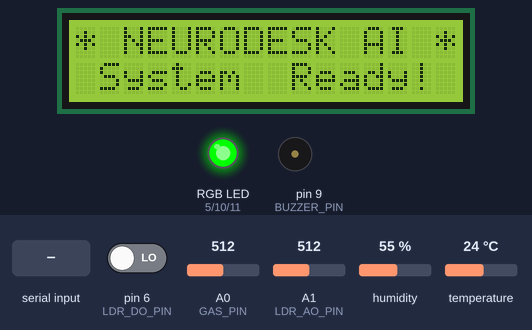
The sketch below on a simulated Arduino Uno, built with avr-gcc and run on an emulated ATmega328P. Shown: 16×2 character LCD, an RGB LED mixed from three pins (HIGH = lit), buzzer (waves = sounding). The test bench sets the inputs (shaded band); at power-on: humidity 55 %, pin 6 (LDR_DO_PIN) LOW, A0 (GAS_PIN) = 512, A1 (LDR_AO_PIN) = 512, temperature 24 °C. Random numbers use the default seed unless the sketch sets one; what the sketch prints to the serial monitor is not drawn.

Above: at 5.0 s.
7.3 s: "D" received over Serial
At 8.49 s:
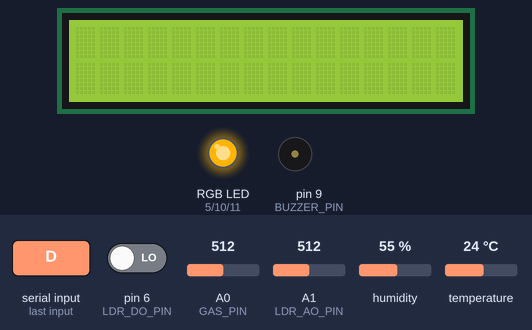
9.2 s: "P" received over Serial
At 11.68 s:
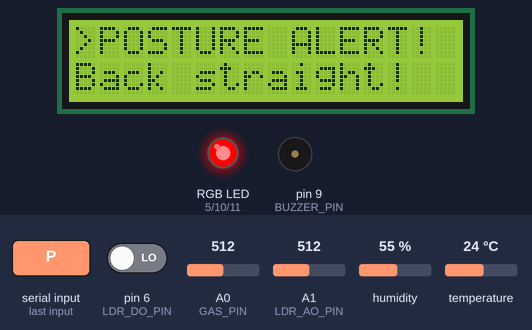
12.0 s: "D" received over Serial
At 14.6 s:
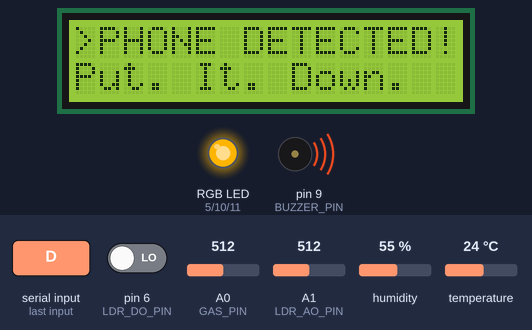
14.7 s: "P" received over Serial
At 16.52 s:
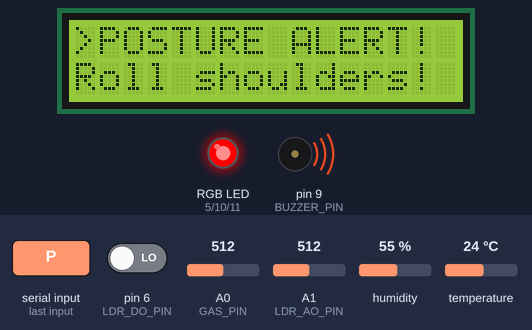
18.2 s: "D" received over Serial
At 19.9 s:
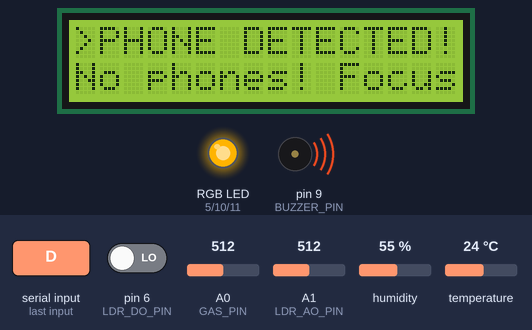
20.0 s: humidity set to 69 %
21.5 s: humidity set to 72 %
Timing chart, 0 to 57.6 s (numbered marks = the images above; inputs shaded):
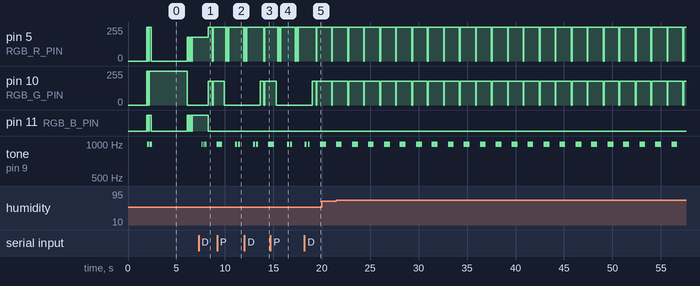

Measured:
- after the input at 7.3 s, pin 10 (RGB_G_PIN): 0/255 → 180/255 after 1.0 s, → 0/255 0.40 s later, → 180/255 0.08 s later
- after the input at 12.0 s, pin 10 (RGB_G_PIN): 0/255 → 180/255 after 1.6 s, → 0/255 0.40 s later, → 180/255 0.08 s later
- after the input at 18.2 s, pin 10 (RGB_G_PIN): 0/255 → 180/255 after 0.81 s, → 0/255 0.40 s later, → 180/255 0.08 s later
- by itself, pin 5 (RGB_R_PIN): alternates 255/255 for 1.5 s and 0/255 for 0.08 s
- by itself, tone on pin 9 (BUZZER_PIN): alternates 990 Hz for 0.60 s and silent for 1.1 s
- what the display in image 0 shows lasts 1.2 s, from 4.9 s to 6.1 s
- what the display in image 1 shows lasts 0.5 s, from 8.3 s to 8.8 s

The sketch:

aismartdesk.ino
```cpp
#include <DHT.h>
#include <Wire.h>
#include <LiquidCrystal_I2C.h>

// ── Pin Definitions ──
#define DHTPIN          3
#define DHTTYPE         DHT22
#define RGB_R_PIN       5      // Red   leg → Pin 5  (via 220Ω resistor)
#define RGB_G_PIN       10     // Green leg → Pin 10 (via 220Ω resistor)
#define RGB_B_PIN       11     // Blue  leg → Pin 11 (via 220Ω resistor)
// Common (GND) leg → GND
#define BUZZER_PIN      9      // Active buzzer module IN pin
#define GAS_PIN         A0     // MQ135 analog out
#define LDR_DO_PIN      6      // LDR digital out (HIGH = dark)
#define LDR_AO_PIN      A1     // LDR analog out  (0=bright, 1023=dark)

// ── Thresholds ──
#define GAS_THRESHOLD      400
#define TEMP_MAX           35.0
#define HUMIDITY_MAX       70.0
#define LIGHT_DARK_VALUE   600   // AO value above this = room is too dark
#define LIGHT_BRIGHT_VALUE 100   // AO value below this = good bright light

// ── Intervals ──
#define SENSOR_READ_INTERVAL  2000
#define LCD_UPDATE_INTERVAL   3000

// ── Objects ──
DHT dht(DHTPIN, DHTTYPE);
// Change 0x27 to 0x3F if your LCD stays blank after uploading
LiquidCrystal_I2C lcd(0x27, 16, 2);

// ── Global Variables ──
char          pythonSignal     = 'G';
bool          environmentAlert = false;
bool          lightAlert       = false;
float         lastTemp         = 0;
float         lastHumidity     = 0;
int           lastGasValue     = 0;
int           lastLightAO      = 0;    // 0 = very bright, 1023 = very dark
bool          lastLightDark    = false; // true = room is dark (from DO pin)
unsigned long lastSensorTime   = 0;
unsigned long lastLCDTime      = 0;
int           lcdScreen        = 0;    // cycles 0,1,2 for 3 different screens


// ============================================================
//  ACTIVE BUZZER HELPER FUNCTIONS
//  Low level trigger: LOW = ON, HIGH = OFF
//  loudBeep() rapidly toggles pin for maximum volume
// ============================================================

void buzzerOn()  { digitalWrite(BUZZER_PIN, LOW);  }
void buzzerOff() { digitalWrite(BUZZER_PIN, HIGH); }


// ── RGB LED Control ──
// Common Cathode: analogWrite(pin, 0-255), 255 = full brightness
void setRGB(int r, int g, int b) {
  analogWrite(RGB_R_PIN, r);
  analogWrite(RGB_G_PIN, g);
  analogWrite(RGB_B_PIN, b);
}

// Preset colours for each alert type
void rgbOff()         { setRGB(0,   0,   0);   }  // Off
void rgbGreen()       { setRGB(0,   255, 0);   }  // All good
void rgbRed()         { setRGB(255, 0,   0);   }  // Bad posture
void rgbYellow()      { setRGB(255, 180, 0);   }  // Phone detected
void rgbPurple()      { setRGB(180, 0,   255); }  // Environment alert
void rgbOrange()      { setRGB(255, 80,  0);   }  // Low light alert
void rgbWhite()       { setRGB(255, 255, 255); }  // Startup

// Blink RGB a given colour N times
void blinkRGB(int r, int g, int b, int times, int onMs, int offMs) {
  for (int i = 0; i < times; i++) {
    setRGB(r, g, b);
    delay(onMs);
    rgbOff();
    delay(offMs);
  }
}

// Rapidly toggles buzzer for durationMs milliseconds
// Creates strongest membrane vibration = louder sound
void loudBeep(int durationMs) {
  long endTime = millis() + durationMs;
  while (millis() < endTime) {
    digitalWrite(BUZZER_PIN, LOW);
    delayMicroseconds(500);
    digitalWrite(BUZZER_PIN, HIGH);
    delayMicroseconds(500);
  }
  buzzerOff();
}

// Two short loud beeps - posture alert
void beepPosture() {
  loudBeep(200); delay(120);
  loudBeep(200); delay(120);
}

// One long loud beep - phone/distraction alert
void beepDistraction() {
  loudBeep(600); delay(100);
}

// Three rapid loud beeps - environment alert
void beepEnvironment() {
  loudBeep(120); delay(80);
  loudBeep(120); delay(80);
  loudBeep(120); delay(80);
}

// Two medium loud beeps - light alert
void beepLight() {
  loudBeep(300); delay(150);
  loudBeep(300); delay(150);
}

// Startup triple beep with white flash
void beepStartup() {
  rgbWhite(); loudBeep(80);  rgbOff(); delay(60);
  rgbWhite(); loudBeep(80);  rgbOff(); delay(60);
  rgbWhite(); loudBeep(220); rgbGreen();
}


// ============================================================
//  SETUP
// ============================================================

void setup() {
  Serial.begin(9600);

  pinMode(RGB_R_PIN, OUTPUT);
  pinMode(RGB_G_PIN, OUTPUT);
  pinMode(RGB_B_PIN, OUTPUT);
  pinMode(BUZZER_PIN, OUTPUT);
  pinMode(LDR_DO_PIN, INPUT);   // LDR digital out is an input to Arduino

  rgbOff();
  buzzerOff();

  dht.begin();

  lcd.init();
  lcd.backlight();

  // ── Dramatic Startup Sequence ──
  // Frame 1: Welcome
  lcd.setCursor(0, 0); lcd.print("  NEURODESK AI  ");
  lcd.setCursor(0, 1); lcd.print("  Booting up... ");
  delay(700);

  // Frame 2: Loading bar animation
  lcd.clear();
  lcd.setCursor(0, 0); lcd.print("Loading systems ");
  lcd.setCursor(0, 1); lcd.print("[");
  for (int i = 0; i < 12; i++) {
    lcd.setCursor(1 + i, 1); lcd.print("="); delay(90);
  }
  lcd.setCursor(13, 1); lcd.print("]OK");
  beepStartup();
  delay(400);

  // Frame 3: Sensor check
  lcd.clear();
  lcd.setCursor(0, 0); lcd.print("DHT22  ..... OK ");
  delay(280);
  lcd.setCursor(0, 1); lcd.print("MQ135  ..... OK ");
  delay(280);
  lcd.clear();
  lcd.setCursor(0, 0); lcd.print("LDR    ..... OK ");
  delay(280);
  lcd.setCursor(0, 1); lcd.print("RGB    ..... OK ");
  delay(400);

  // Frame 4: Ready!
  lcd.clear();
  lcd.setCursor(0, 0); lcd.print("* NEURODESK AI *");
  lcd.setCursor(0, 1); lcd.print(" System  Ready! ");
  blinkBacklight(3);
  delay(1000);
  lcd.clear();

  Serial.println("Smart Study Desk - Ready!");
}


// ============================================================
//  TRIGGER ALERT (buzzer + LED + LCD message)
// ============================================================

// Random posture messages for variety
String getPostureMsg() {
  int r = random(0, 6);
  switch (r) {
    case 0: return "Sit up straight!";
    case 1: return "Back straight!  ";
    case 2: return "Chin up! Posture";
    case 3: return "Spine check now!";
    case 4: return "Roll shoulders! ";
    case 5: return "Fix posture now!";
    default:return "Sit up straight!";
  }
}

// Random phone messages
String getPhoneMsg() {
  int r = random(0, 5);
  switch (r) {
    case 0: return "Phone down! Now!";
    case 1: return "Focus > TikTok! ";
    case 2: return "Study first!    ";
    case 3: return "Put. It. Down.  ";
    case 4: return "No phones! Focus";
    default:return "Put phone down! ";
  }
}

void triggerAlert(char alertType) {
  lcd.clear();

  if (alertType == 'P') {
    // RED - bad posture — blink backlight + dramatic message
    blinkRGB(255, 0, 0, 2, 150, 80);
    rgbRed();
    blinkBacklight(2);
    lcd.setCursor(0, 0);
    lcd.print(">POSTURE ALERT! ");
    lcd.setCursor(0, 1);
    lcd.print(getPostureMsg());
    beepPosture();

  } else if (alertType == 'D') {
    // YELLOW - phone distraction
    blinkRGB(255, 180, 0, 1, 400, 80);
    rgbYellow();
    blinkBacklight(1);
    lcd.setCursor(0, 0);
    lcd.print(">PHONE DETECTED!");
    lcd.setCursor(0, 1);
    lcd.print(getPhoneMsg());
    beepDistraction();

  } else if (alertType == 'E') {
    // PURPLE - environment alert with specific gas/temp message
    blinkRGB(180, 0, 255, 3, 100, 60);
    rgbPurple();
    blinkBacklight(3);
    lcd.setCursor(0, 0);
    lcd.print(">ENV WARNING!   ");
    lcd.setCursor(0, 1);
    if      (lastGasValue > GAS_THRESHOLD) lcd.print("Open window NOW!");
    else if (lastTemp     > TEMP_MAX)      lcd.print("Too hot! Cool it");
    else                                   lcd.print("High humidity!  ");
    beepEnvironment();

  } else if (alertType == 'L') {
    // ORANGE - low light
    blinkRGB(255, 80, 0, 2, 200, 100);
    rgbOrange();
    blinkBacklight(2);
    lcd.setCursor(0, 0);
    lcd.print(">LOW LIGHT!     ");
    lcd.setCursor(0, 1);
    lcd.print("Turn on a lamp! ");
    beepLight();
  }
}

// ============================================================
//  CLEAR ALERT
// ============================================================

void clearAlert() {
  rgbGreen();   // Green = all good
  buzzerOff();
}


// ============================================================
//  READ ALL SENSORS
// ============================================================

void checkEnvironment() {
  float temperature = dht.readTemperature();
  float humidity    = dht.readHumidity();
  int   gasValue    = analogRead(GAS_PIN);
  int   lightAO     = analogRead(LDR_AO_PIN);   // 0=bright, 1023=dark
  bool  lightDark   = digitalRead(LDR_DO_PIN);  // HIGH = dark (below threshold)

  if (isnan(temperature) || isnan(humidity)) {
    Serial.println("DHT22 read failed!");
    return;
  }

  // Save to globals
  lastTemp      = temperature;
  lastHumidity  = humidity;
  lastGasValue  = gasValue;
  lastLightAO   = lightAO;
  lastLightDark = lightDark;

  // Print all sensor data to Serial (Python reads this)
  // Format: Temp: 24.5 C  |  Humidity: 42.0 %  |  Gas: 312  |  Light: 245  |  Dark: 0
  Serial.print("Temp: ");     Serial.print(temperature, 1);
  Serial.print(" C  |  Humidity: "); Serial.print(humidity, 1);
  Serial.print(" %  |  Gas: ");      Serial.print(gasValue);
  Serial.print("  |  Light: ");      Serial.print(lightAO);
  Serial.print("  |  Dark: ");       Serial.println(lightDark ? 1 : 0);

  // Reset alert flags
  environmentAlert = false;
  lightAlert       = false;

  // Check thresholds
  if (gasValue   > GAS_THRESHOLD)  { environmentAlert = true; Serial.println("WARNING: High gas!"); }
  if (temperature > TEMP_MAX)      { environmentAlert = true; Serial.println("WARNING: High temp!"); }
  if (humidity    > HUMIDITY_MAX)  { environmentAlert = true; Serial.println("WARNING: High humidity!"); }
  if (lightAO     > LIGHT_DARK_VALUE) { lightAlert    = true; Serial.println("WARNING: Low light!"); }
}


// ============================================================
//  LCD ANIMATION HELPERS
// ============================================================

// Scrolls a message across row 1 of the LCD
void scrollMessage(String msg) {
  String padded = "                " + msg + "                ";
  for (int i = 0; i <= (int)(padded.length() - 16); i++) {
    lcd.setCursor(0, 1);
    lcd.print(padded.substring(i, i + 16));
    delay(200);
  }
}

// Types a message letter by letter on a given row
void typeMessage(int row, String msg) {
  lcd.setCursor(0, row);
  for (int i = 0; i < (int)msg.length() && i < 16; i++) {
    lcd.print(msg[i]);
    delay(45);
  }
}

// Blinks the backlight 3 times for emphasis
void blinkBacklight(int times) {
  for (int i = 0; i < times; i++) {
    lcd.noBacklight(); delay(150);
    lcd.backlight();   delay(150);
  }
}

// Prints a progress bar on row 1: [========  ] 80%
void progressBar(int percent) {
  int filled = map(percent, 0, 100, 0, 10);
  lcd.setCursor(0, 1);
  lcd.print("[");
  for (int i = 0; i < 10; i++) lcd.print(i < filled ? "=" : " ");
  lcd.print("] ");
  lcd.print(percent);
  lcd.print("%  ");
}


// ============================================================
//  MOTIVATIONAL QUOTES (cycles through 8 quotes)
// ============================================================

String getMotivation(int index) {
  switch (index % 8) {
    case 0: return "Stay focused!   ";
    case 1: return "You got this!   ";
    case 2: return "Deep work = win!";
    case 3: return "No phone zone!  ";
    case 4: return "Brain at 100%!  ";
    case 5: return "Knowledge++     ";
    case 6: return "Focus. Flow. Win";
    case 7: return "NEURODESK ON!   ";
    default:return "Keep going!     ";
  }
}

int motivationIndex = 0;


// ============================================================
//  NORMAL LCD DISPLAY (cycles between 5 screens)
// ============================================================

void updateLCDNormal() {
  lcd.clear();

  if (lcdScreen == 0) {
    // Screen 0: Animated temp display with emoji-style indicator
    lcd.setCursor(0, 0);
    if      (lastTemp > 35) lcd.print("!! HOT  ");
    else if (lastTemp < 18) lcd.print("COLD    ");
    else                    lcd.print("TEMP OK ");
    lcd.print(lastTemp, 1); lcd.print("ß""C  ");

    // Progress bar showing temp on scale 15-40C
    int tempPct = constrain(map((int)lastTemp, 15, 40, 0, 100), 0, 100);
    progressBar(tempPct);

  } else if (lcdScreen == 1) {
    // Screen 1: Humidity with comfort rating
    lcd.setCursor(0, 0);
    lcd.print("HUMIDITY: ");
    lcd.print(lastHumidity, 1); lcd.print("%  ");

    lcd.setCursor(0, 1);
    if      (lastHumidity < 25) lcd.print(">> Too Dry! <<  ");
    else if (lastHumidity < 40) lcd.print("Comfort: Good   ");
    else if (lastHumidity < 60) lcd.print("Comfort: Great! ");
    else if (lastHumidity < 75) lcd.print("Comfort: Humid  ");
    else                        lcd.print(">> Too Humid!<< ");

  } else if (lcdScreen == 2) {
    // Screen 2: Air quality with animated label
    lcd.setCursor(0, 0);
    lcd.print("AIR IDX: "); lcd.print(lastGasValue); lcd.print("    ");

    lcd.setCursor(0, 1);
    if      (lastGasValue < 150) lcd.print("** PURE AIR! ** ");
    else if (lastGasValue < 250) lcd.print("Air: Excellent  ");
    else if (lastGasValue < 400) lcd.print("Air: Good ->OK  ");
    else if (lastGasValue < 600) lcd.print("!! OPEN WINDOW! ");
    else                         lcd.print("!!! DANGER !!!  ");

  } else if (lcdScreen == 3) {
    // Screen 3: Light level with suggestion
    lcd.setCursor(0, 0);
    lcd.print("LIGHT: "); lcd.print(lastLightAO); lcd.print("      ");

    lcd.setCursor(0, 1);
    if      (lastLightAO < 100) lcd.print("Perfect Light!  ");
    else if (lastLightAO < 300) lcd.print("Light: Good     ");
    else if (lastLightAO < 600) lcd.print("Light: Dim      ");
    else                        lcd.print("Turn on a lamp! ");

  } else {
    // Screen 4: Motivational message with typing effect
    lcd.setCursor(0, 0);
    lcd.print("* NEURODESK AI *");
    lcd.setCursor(0, 1);
    lcd.print(getMotivation(motivationIndex));
    motivationIndex++;
  }

  lcdScreen = (lcdScreen + 1) % 5;   // cycle 0 → 4
}


// ============================================================
//  MAIN LOOP
// ============================================================

void loop() {

  // Read signal from Python
  if (Serial.available() > 0) {
    pythonSignal = Serial.read();
    Serial.print("Received: "); Serial.println(pythonSignal);
  }

  // Read sensors every 2 seconds
  unsigned long now = millis();
  if (now - lastSensorTime >= SENSOR_READ_INTERVAL) {
    lastSensorTime = now;
    checkEnvironment();
  }

  // Decide what to do
  if (pythonSignal == 'P') {
    triggerAlert('P');

  } else if (pythonSignal == 'D') {
    triggerAlert('D');

  } else if (environmentAlert) {
    triggerAlert('E');

  } else if (lightAlert) {
    triggerAlert('L');                 // New: light alert

  } else {
    clearAlert();
    if (now - lastLCDTime >= LCD_UPDATE_INTERVAL) {
      lastLCDTime = now;
      updateLCDNormal();
    }
  }
  delay(100);
}
```
